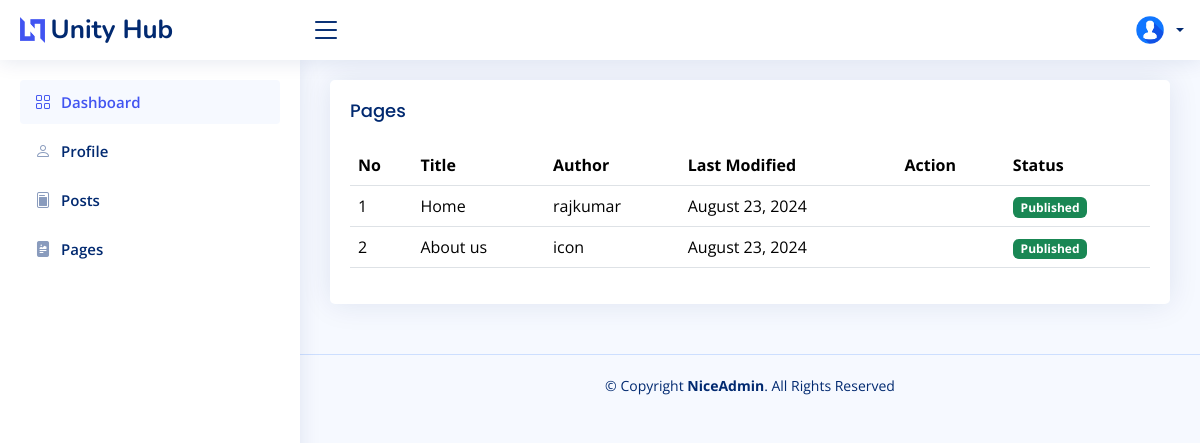
The app's page /admin/page/pages.php with its own data.
### tables this page shows
CREATE TABLE `site_settings` (
  `id` int(11) NOT NULL,
  `site_icon` varchar(500) DEFAULT NULL,
  `site_logo` varchar(500) DEFAULT NULL,
  `site_name` varchar(500) DEFAULT NULL
);

CREATE TABLE `pages` (
  `id` int(11) NOT NULL,
  `title` varchar(255) NOT NULL,
  `content` text DEFAULT NULL,
  `author` varchar(255) DEFAULT NULL,
  `created_at` timestamp NOT NULL DEFAULT current_timestamp(),
  `slug` varchar(255) DEFAULT NULL,
  `meta_description` text DEFAULT NULL,
  `status` enum('draft','published') NOT NULL DEFAULT 'draft',
  `featured_image` varchar(255) DEFAULT NULL,
  `updated_at` date NOT NULL DEFAULT current_timestamp(),
  `category` varchar(500) DEFAULT NULL,
  `tags` varchar(500) DEFAULT NULL
);

### admin/config/DbConfig.php (called while the page is built, shortened)
<?php
class DbConfig
{
	private $_host = 'localhost';
	private $_username = 'root';
	private $_password = '';
	private $_database = 'unity_hub';
	public $connection;
	public function __construct()
	{
		if (!isset($this->connection)) {
			$this->connection = new mysqli($this->_host, $this->_username, $this->_password, $this->_database);
		}
		return $this->connection;
	}
}
?>

### admin/config/Crud.php (called while the page is built, shortened)
<?php
include_once 'DbConfig.php';
class Crud extends DbConfig
{
	public function getData($table, $where, $limit, $column)
	{
		if (empty($where) && empty($limit) && empty($column)) {
			$query = "SELECT * FROM $table";
			$result = $this->connection->query($query);
			$rows = array();
			while ($row = $result->fetch_assoc()) {
				$rows[] = $row;
			}
			return $rows;
		} elseif (empty($limit) && !empty($where) && empty($column)) {
			$query = "SELECT * FROM $table WHERE $where ORDER BY id ASC";
			$result = $this->connection->query($query);
			$rows = array();
			while ($row = $result->fetch_assoc()) {
				$rows[] = $row;
			}
			return $rows;
		}
	}
}

### admin/page/pages.php (the view, shortened to what this page needs)
<?php
include_once("../config/DbConfig.php");
include_once("../config/Crud.php");
$crud = new Crud();
$pages = $crud->getData('pages', '', '', '');
include_once "../includes/header.php";
include_once "../includes/navbar.php";
include_once "../includes/sidebar.php";
?>
<main id="main" class="main">
    <section class="section">
        <div class="row">
            <div class="col-lg-12">
                <div class="card">
                    <div class="card-body">
                        <h5 class="card-title">Pages</h5>
                        <table class="table datatable">
                            <thead>
                                <tr>
                                    <th>No</th>
                                    <th>Title</th>
                                    <th>Author</th>
                                    <th>Last Modified</th>
                                    <th>Action</th>
                                    <th>Status</th>
                                </tr>
                            </thead>
                            <tbody>
                                <?php
                                $counter = 1;
                                foreach ($pages as $page): ?>
                                    <tr>
                                        <td><?php echo $counter++; ?></td>
                                        <td><?php echo htmlspecialchars($page['title']); ?></td>
                                        <td><?php echo htmlspecialchars($page['author']); ?></td>
                                        <td><?php echo date('F j, Y', strtotime($page['created_at'])); ?></td>
                                        <td>
                                        </td>
                                        <td>
                                            <?php if ($page['status'] == 'published'): ?>
                                                <span class="badge bg-success">Published</span>
                                            <?php endif; ?>
                                        </td>
                                    </tr>
                                <?php endforeach; ?>
                            </tbody>
                        </table>
                    </div>
                </div>
            </div>
        </div>
    </section>
</main>
<?php
include_once '../includes/footer.php';
?>

### admin/includes/navbar.php (shortened to what this page needs)
<?php
$username = $_SESSION['user_data']['user_username'];
$userData = $crud->getData('users', "username='" . $username . "'", "", "")[0];
$profileData = json_decode($userData['profile_data'], true);
?>
<header id="header" class="header fixed-top d-flex align-items-center">
  <div class="d-flex align-items-center justify-content-between">
    <a href="index.php" class="logo d-flex align-items-center">
      <img src="<?php echo !empty($siteLogo) ? $GLOBALS['admin_site_url'].$siteLogo : $GLOBALS['admin_site_url'] . '/assets/img/logo.png'; ?>" alt="site-logo">
      <span class="d-none d-lg-block"><?php echo $siteName;?></span>
    </a>
    <i class="bi bi-list toggle-sidebar-btn"></i>
  </div>
  <nav class="header-nav ms-auto">
    <ul class="d-flex align-items-center">
    <li class="nav-item dropdown pe-3">
      <a class="nav-link nav-profile d-flex align-items-center pe-0" href="#" data-bs-toggle="dropdown">
        <img src="<?php echo !empty($profileData['profileImage']) ? $GLOBALS['admin_site_url'] . $profileData['profileImage'] : $GLOBALS['admin_site_url'] . '/assets/img/profile_image.jpg'; ?>" alt="Profile" class="rounded-circle">
        <span class="d-none d-md-block dropdown-toggle ps-2"><?php echo $userData['name'] ?></span>
      </a>
    </li>
    </ul>
  </nav>
</header>

### admin/assets/css/style.css (style rules this page uses)
:root { scroll-behavior: smooth; }
body { font-family: "Open Sans", sans-serif; background: #f6f9ff; color: #444444; }
a { color: #4154f1; text-decoration: none; }
h1, h2, h3, h4, h5, h6 { font-family: "Nunito", sans-serif; }
#main { margin-top: 60px; padding: 20px 30px; transition: all 0.3s; }
.card { margin-bottom: 30px; border: none; border-radius: 5px; box-shadow: 0px 0 30px rgba(1, 41, 112, 0.1); }
.card-title { padding: 20px 0 15px 0; font-size: 18px; font-weight: 500; color: #012970; font-family: "Poppins", sans-serif; }
.card-body { padding: 0 20px 20px 20px; }
.logo { line-height: 1; }
@media (min-width: 1200px) { .logo { width: 280px; } }
.logo img { max-height: 26px; margin-right: 6px; }
.logo span { font-size: 26px; font-weight: 700; color: #012970; font-family: "Nunito", sans-serif; }
.header { transition: all 0.5s; z-index: 997; height: 60px; box-shadow: 0px 2px 20px rgba(1, 41, 112, 0.1); background-color: #fff; padding-left: 20px; }
.header .toggle-sidebar-btn { font-size: 32px; padding-left: 10px; cursor: pointer; color: #012970; }
.header-nav ul { list-style: none; }
.header-nav>ul { margin: 0; padding: 0; }
.header-nav .nav-profile { color: #012970; }
.header-nav .nav-profile img { max-height: 36px; }
.header-nav .nav-profile span { font-size: 14px; font-weight: 600; }
@media (min-width: 1200px) { #main, #footer { margin-left: 300px; } }

### records on screen
site_settings: site_logo (picture), site_name "Unity Hub"
pages: title "Home", author "rajkumar", created_at "August 23, 2024", status "Published"
pages: title "About us", author "icon", created_at "August 23, 2024", status "Published"
